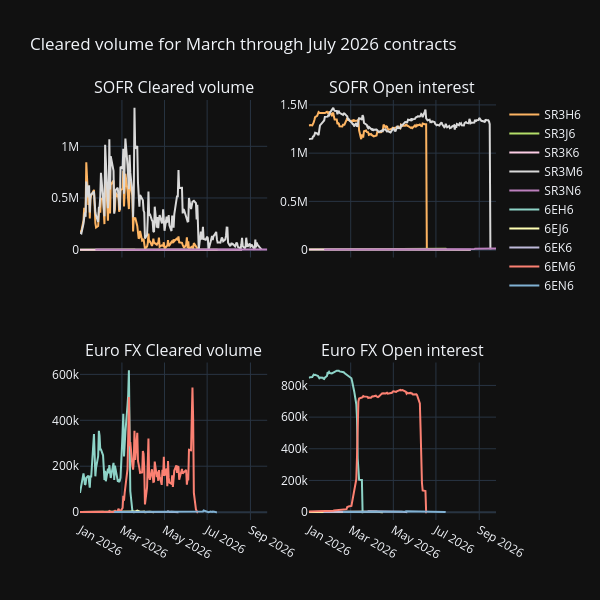

Notebook source saved alongside this figure:
### Code cell
plot_df = stats.reset_index()
plot_groups = plot_df.groupby("Symbol")
colors = {group: next(color_palette) for group in plot_groups.groups}

x_col = "Trade date"
plot_cols = ["Cleared volume", "Open interest"]
subplot_titles = [f"{family} {col}" for family in futures_groups for col in plot_cols]

fig = make_subplots(
    rows=len(futures_groups),
    cols=len(plot_cols),
    shared_xaxes="all",
    subplot_titles=subplot_titles,
)

for i, (_, group_symbols) in enumerate(futures_groups.items()):
    for symbol in group_symbols:
        df = plot_groups.get_group(symbol)
        fig.add_trace(
            go.Scatter(
                x=df[x_col],
                y=df[plot_cols[0]],
                name=symbol,
                line=dict(color=colors[symbol]),
            ),
            row=i + 1,
            col=1,
        )
        fig.add_trace(
            go.Scatter(
                x=df[x_col],
                y=df[plot_cols[1]],
                name=symbol,
                line=dict(color=colors[symbol]),
                showlegend=False,
            ),
            row=i + 1,
            col=2,
        )

fig.update_layout(
    height=600,
    width=600,
    title_text=f"Cleared volume for {quarterly_and_serial_months} contracts",
)
fig.show()
